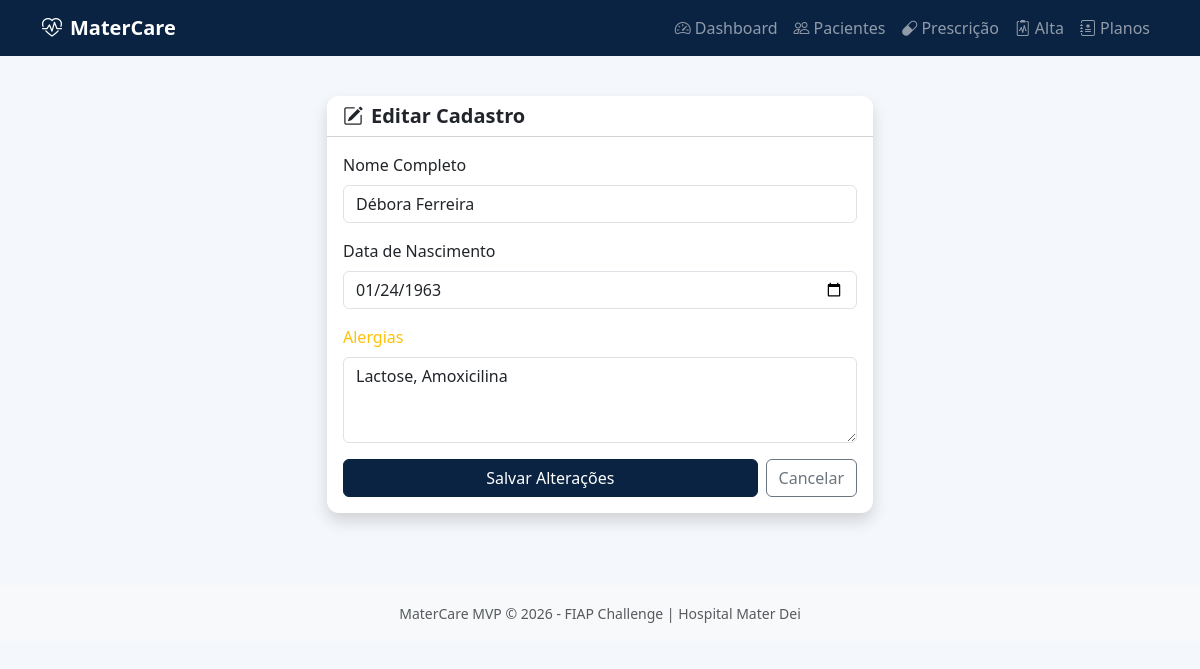
Page /editar_paciente/1 on the committed database.
### models.py (models this page shows, shortened)
class Paciente(db.Model):
    __tablename__ = 'pacientes'
    id = db.Column(db.Integer, primary_key=True)
    nome = db.Column(db.String(100), nullable=False)
    data_nascimento = db.Column(db.Date, nullable=True)
    alergias = db.Column(db.Text, nullable=True, default="")  # Lista livre de alergias
    criado_em = db.Column(db.DateTime, default=datetime.utcnow)
    prescricoes = db.relationship('Prescricao', backref='paciente', lazy=True)
    planos_alta = db.relationship('PlanoAlta', backref='paciente', lazy=True)

### app.py (the view, shortened to what this page needs)
@app.route('/editar_paciente/<int:id>', methods=['GET', 'POST'])
def editar_paciente(id):
    paciente = Paciente.query.get_or_404(id)
    return render_template('editar_paciente.html', paciente=paciente)

### templates/editar_paciente.html (shortened to what this page needs)
{% extends 'base.html' %}
{% block content %}
<div class="row justify-content-center">
    <div class="col-lg-6">
        <div class="card border-0 shadow">
            <div class="card-header bg-white">
                <h5 class="mb-0 fw-bold"><i class="bi bi-pencil-square me-2"></i>Editar Cadastro</h5>
            </div>
            <div class="card-body">
                <form method="POST">
                    <div class="mb-3">
                        <label class="form-label">Nome Completo</label>
                        <input type="text" name="nome" class="form-control" value="{{ paciente.nome }}" required>
                    </div>
                    <div class="mb-3">
                        <label class="form-label">Data de Nascimento</label>
                        <input type="date" name="data_nascimento" class="form-control"
                               value="{{ paciente.data_nascimento.strftime('%Y-%m-%d') if paciente.data_nascimento else '' }}">
                    </div>
                    <div class="mb-3">
                        <label class="form-label text-warning">Alergias</label>
                        <textarea name="alergias" class="form-control" rows="3">{{ paciente.alergias }}</textarea>
                    </div>
                    <div class="d-flex gap-2">
                        <button type="submit" class="btn btn-primary flex-grow-1">Salvar Alterações</button>
                        <a href="{{ url_for('pacientes') }}" class="btn btn-outline-secondary">Cancelar</a>
                    </div>
                </form>
            </div>
        </div>
    </div>
</div>
{% endblock %}

### static/css/style.css (style rules this page uses)
:root { --navy: #0A2342; --emerald: #1B7A4A; --light-gray: #f4f7fb; }
body { background-color: var(--light-gray); min-height: 100vh; }
.card { border-radius: 12px; }
.card-header { border-radius: 12px 12px 0 0 !important; }
.btn-primary { background-color: var(--navy); border-color: var(--navy); }

### rows in the picture
Paciente: nome "Débora Ferreira", data_nascimento "01/24/1963", alergias "Lactose, Amoxicilina"
